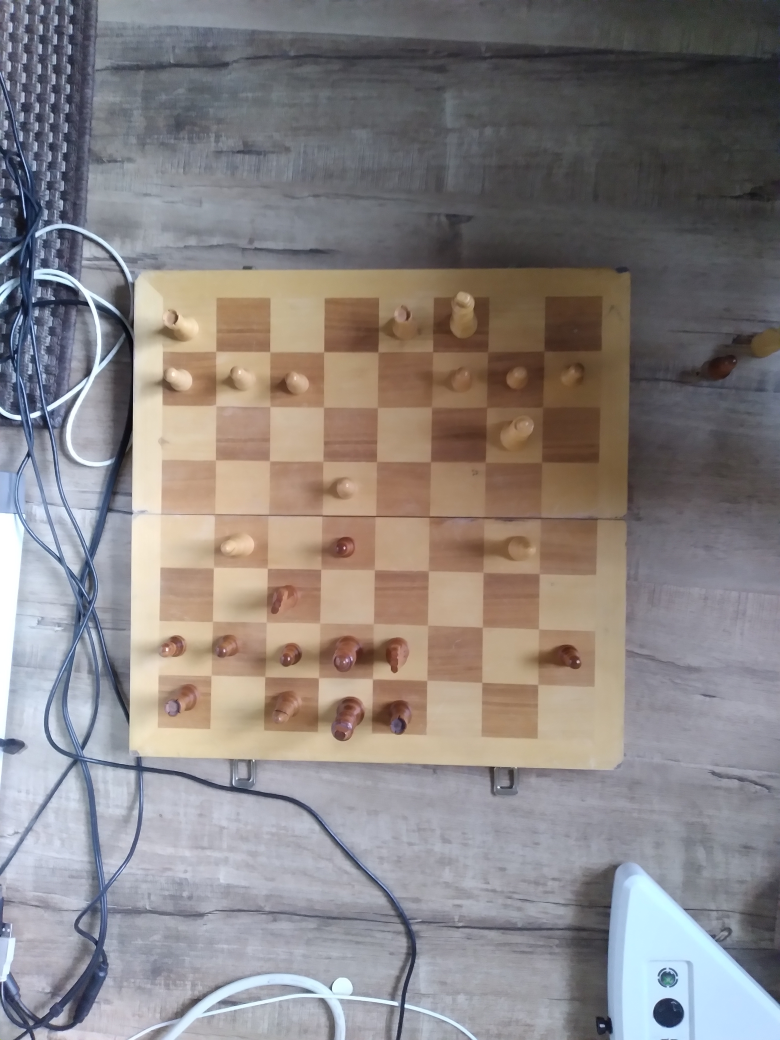
#> input picture newChessPNGs/realChessPNGs (coloured)/Move24.png, 3120 x 4160 px, given in place of Move0.png, which was not available (shown at 1/4 size)
$ python edge_enhancement.py
#> lines starting #> are read from the running program, lines starting #| are printed output that depends on the picture; pictures that were not available may be replaced by others from this repository, and a replacement may not be noted
import cv2

path = "C:\\Users\\guhan\\Desktop\\chess"

for i in range(36):
    # Read the original image
    img = cv2.imread(f'{path}\\realChessPNGs (coloured)\\Move{i}.png')
#> img is the input picture: shape (4160, 3120, 3); mean B, G, R 129.8, 130.8, 136.8
    # Display original image

    # Convert to graycsale
    img_gray = cv2.cvtColor(img, cv2.COLOR_BGR2GRAY)
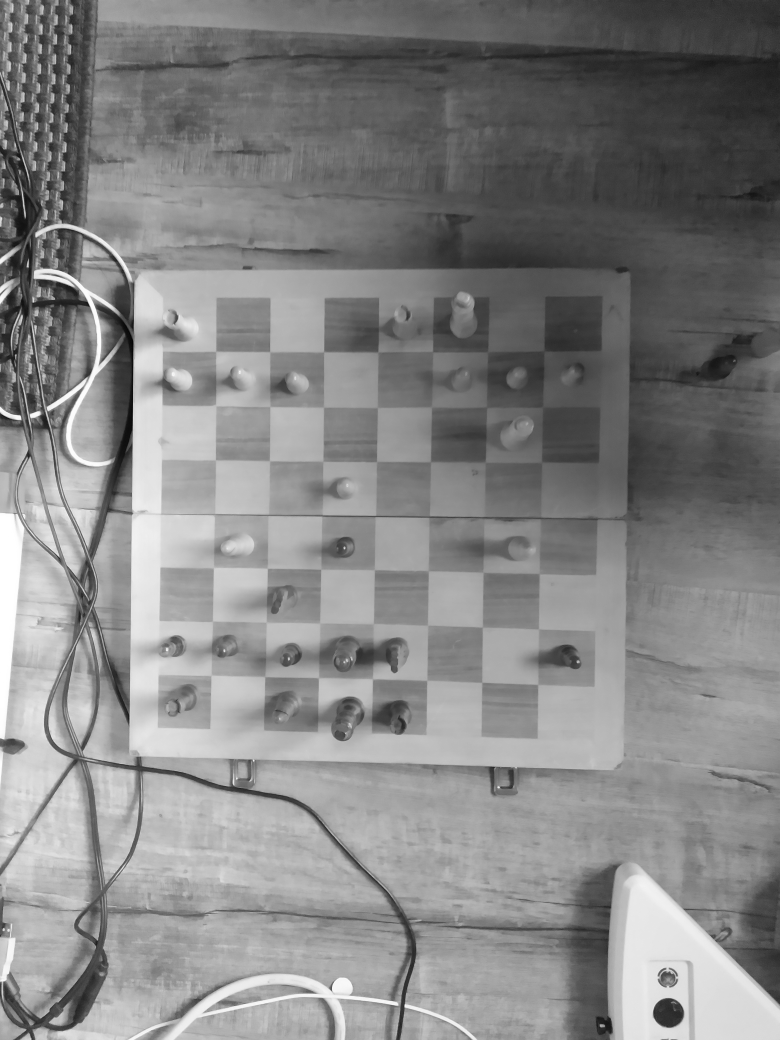
#> img_gray: shape (4160, 3120) (shown at 1/4 size); min 0, max 255, mean 132.4
    # Blur the image for better edge detection
    img_blur = cv2.GaussianBlur(img_gray, (3,3), 0)

    # Canny Edge Detection
    edges = cv2.Canny(image=img_blur, threshold1=100, threshold2=200) # Canny Edge Detection
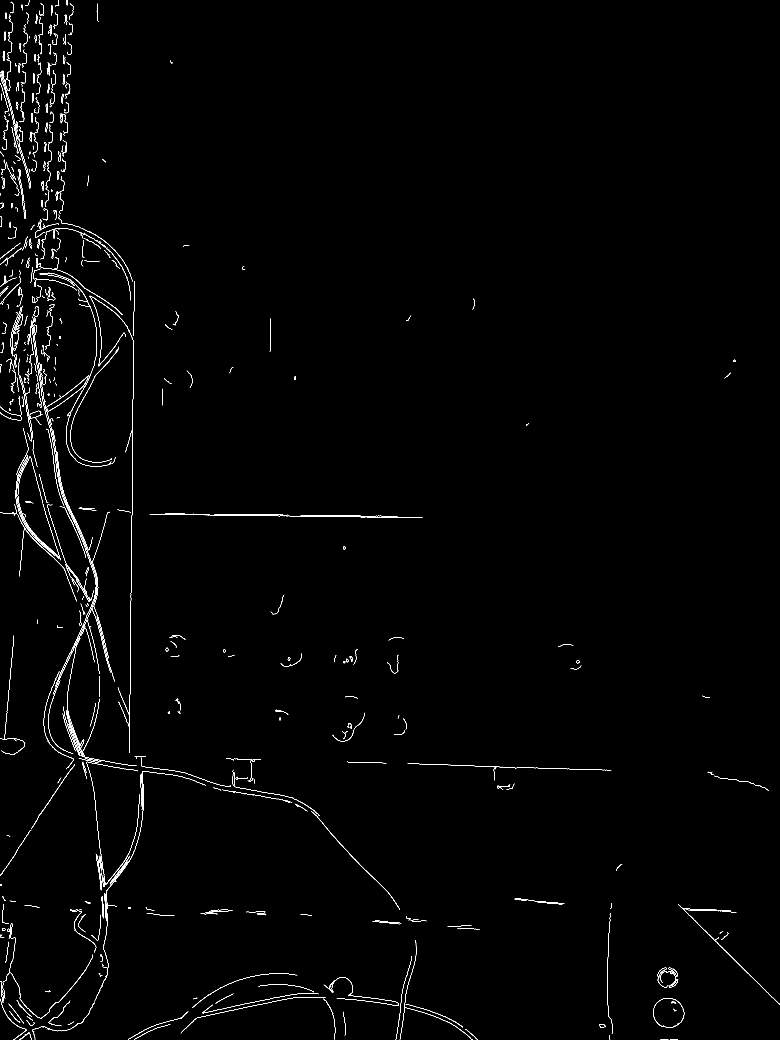
#> edges: shape (4160, 3120) (shown at 1/4 size); 0.55% white in thin lines or dots
    # Display Canny Edge Detection Image

    cv2.imwrite(f"{path}\\realChessPNGs (grayscaled)\\Move{i}.png", edges)

    print("image done")
#> pass 2 of the loop `for i in range(36):`:
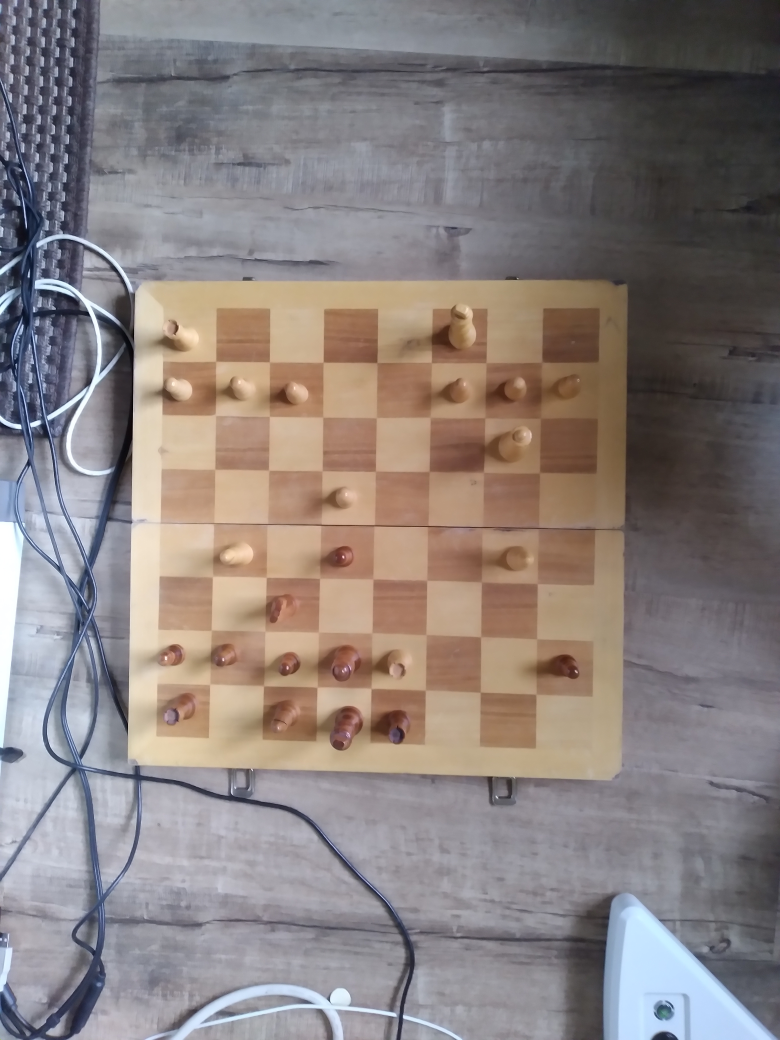
#> input picture newChessPNGs/realChessPNGs (coloured)/Move25.png, 3120 x 4160 px, given in place of Move1.png, which was not available (shown at 1/4 size)
#> img is the input picture: shape (4160, 3120, 3); mean B, G, R 125.9, 127.8, 136.8
#> `img_gray = cv2.cvtColor(img, cv2.COLOR_BGR2GRAY)`:
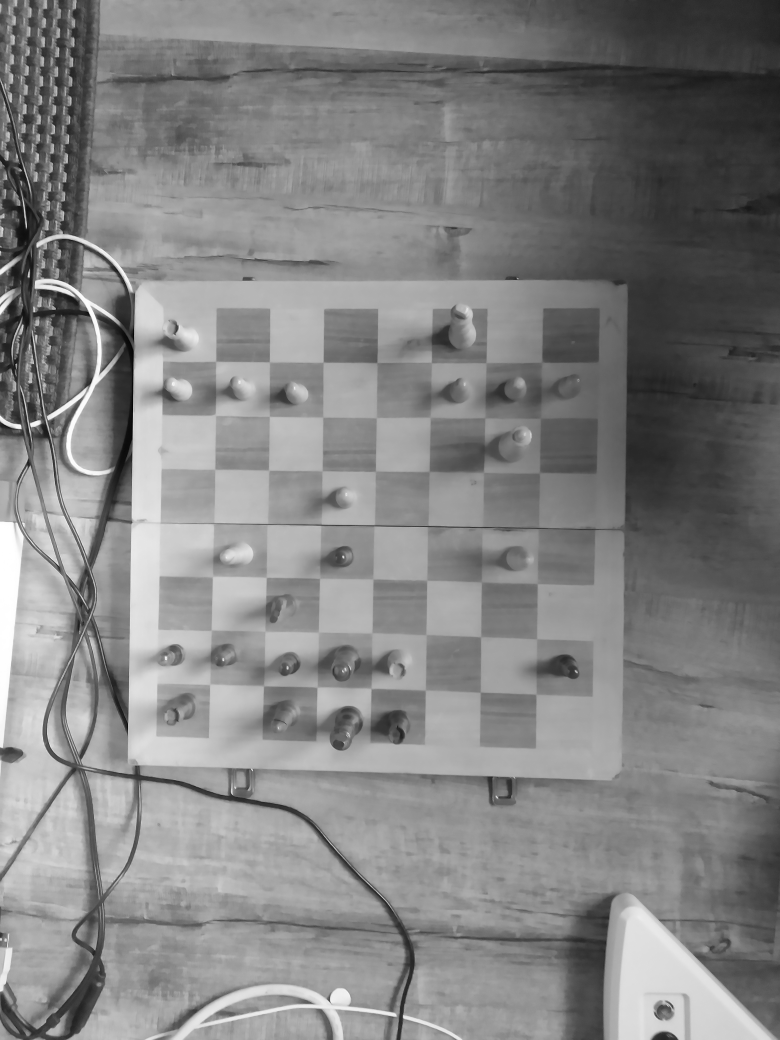
#> img_gray: shape (4160, 3120) (shown at 1/4 size); min 1, max 255, mean 130.2
#> `edges = cv2.Canny(image=img_blur, threshold1=100, threshold2=200)`:
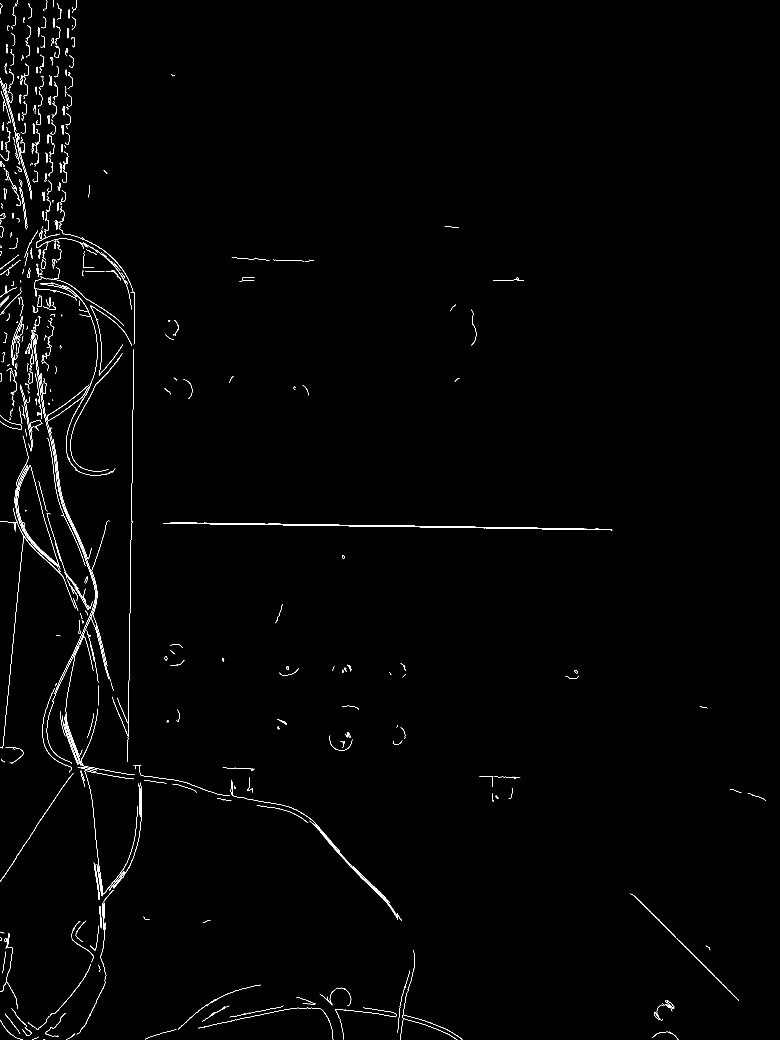
#> edges: shape (4160, 3120) (shown at 1/4 size); 0.51% white in thin lines or dots
#> (the run stopped early here; a loop or call above may not have finished)
